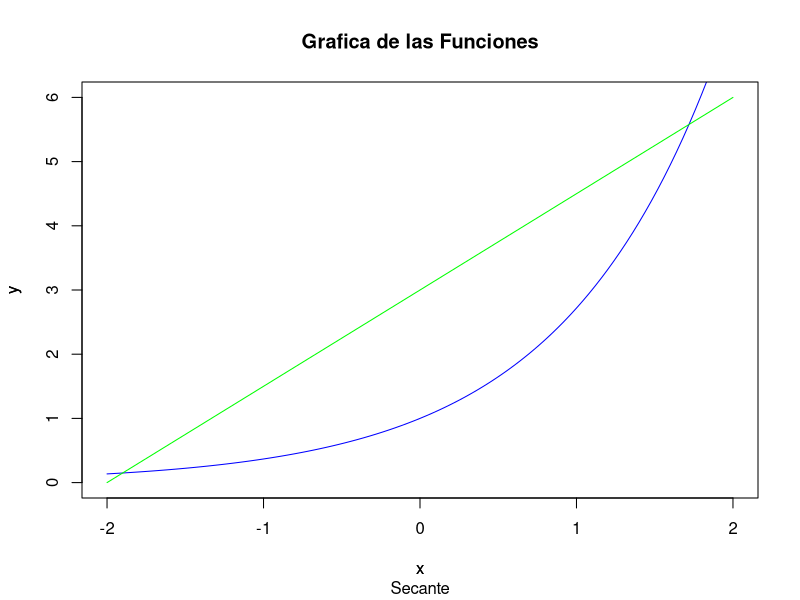
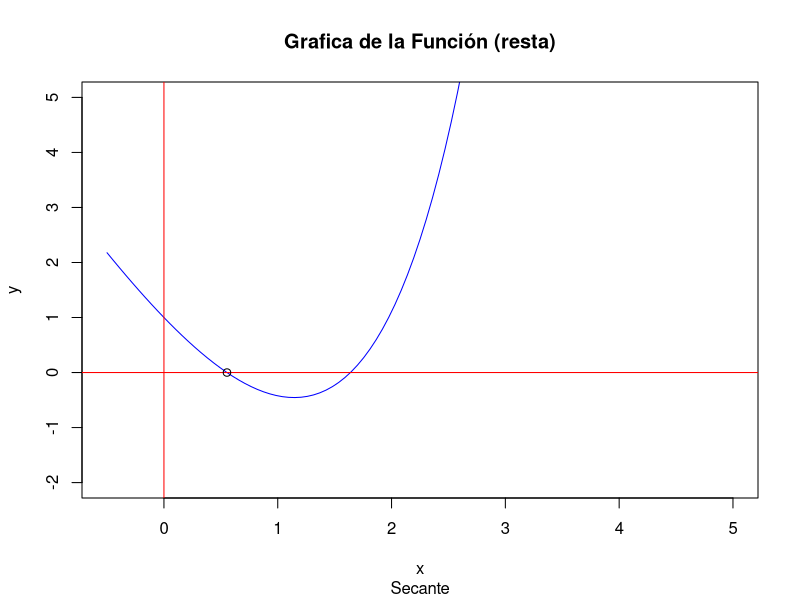
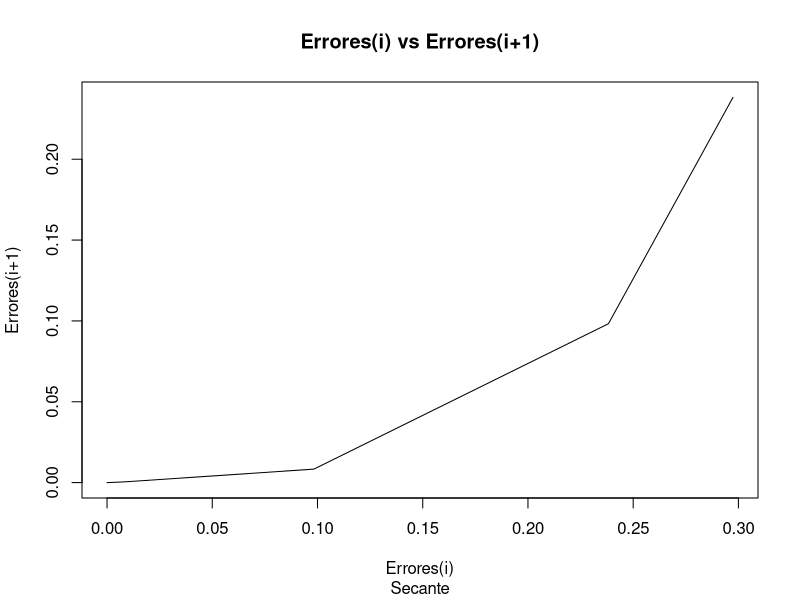
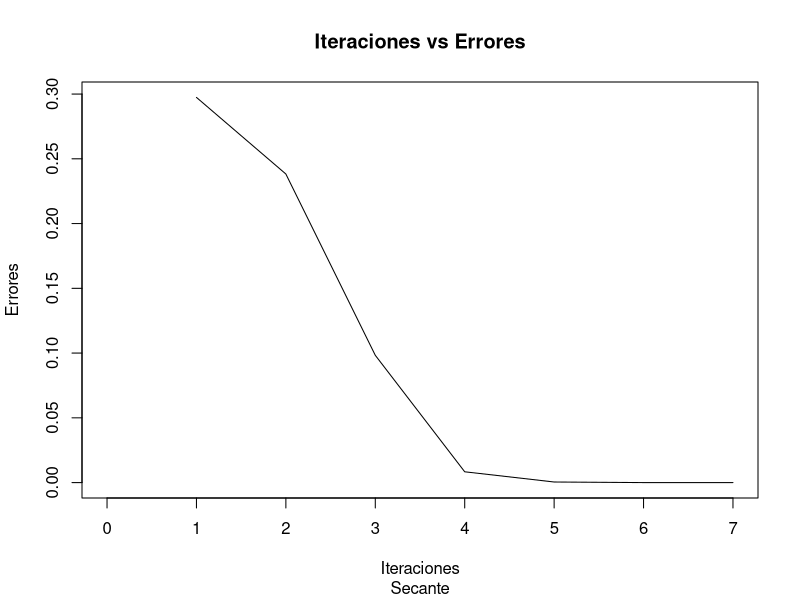
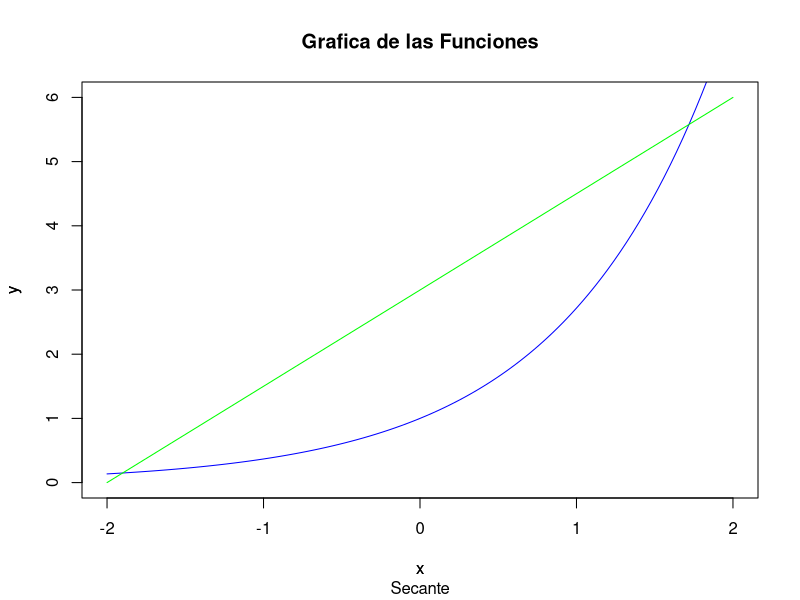
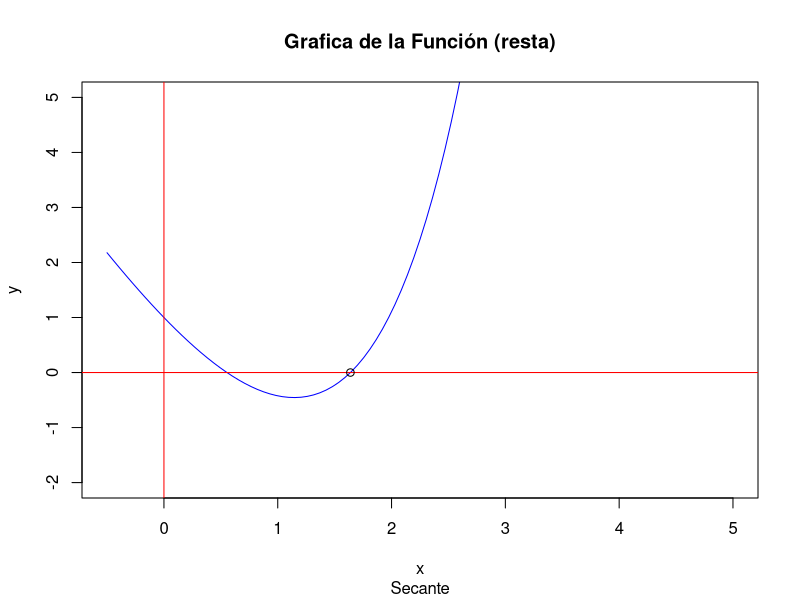
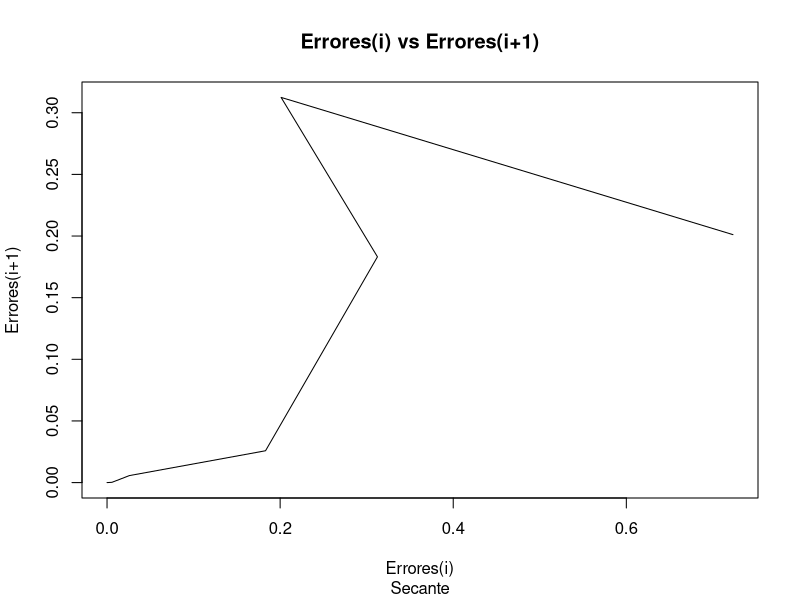
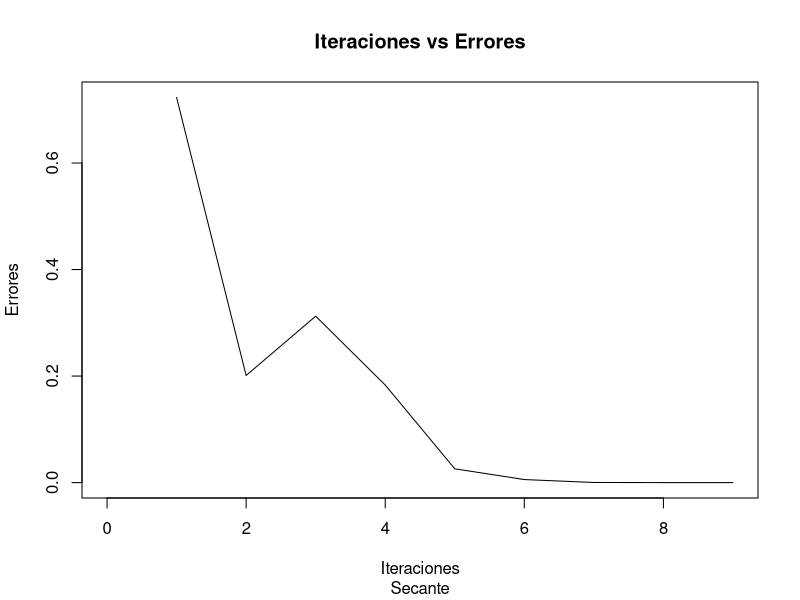

These charts were generated, in order, by the following R code:
#-------------------------------------------------------------------------------
#                           Ejercicios raiz con metodos
#-------------------------------------------------------------------------------

fe<-function(x)
{
  signif(exp(1), 5)^x
}

fpi<-function(x)
{
  signif(pi,5)*x
}

f1<-function(x)
{
  signif(exp(1), 5)^x-signif(pi,5)*x
}

#-------------------------------------
#       Formula de la secante
#-------------------------------------

secante = function(f, x0, x1, tol, maxiter)
{
  plot(fe, xlim = c(-2,2), ylim = c(0,6), col = "blue", main = "Grafica de las Funciones", sub = "Secante", xlab = "x", ylab = "y")
  par(new=TRUE)
  curve(fpi, type = "l", col="green", axes=FALSE, ylab = "y")
  par(new=FALSE)
  
  plot(f, xlim = c(-0.5,5), ylim = c(-2,5), col = "blue", main = "Grafica de la Función (resta)", sub = "Secante", xlab = "x", ylab = "y")
  abline(h=0, v=0, col="red")
  
  f0 = f(x0)
  f1 = f(x1)
  k = 0
  dx = 0
  
  x<-c()
  y<-c()
  iteraciones<-c()
  
  while (abs(x1 - x0) > tol && k <= maxiter ) {
    
    pendiente = (f1 - f0)/(x1 - x0)
    if (pendiente == 0) return( cero = NA, f.cero = NA, iter = k, ErrorEst = NA)
    x2 = x1 - f1/pendiente
    f2 = f(x2)
    x0 = x1; f0 = f1
    x1 = x2; f1 = f2
    
    dy=dx
    dx=abs(x1-x0)
    
    if(k>=1)
    {
      x<-c(x,dy)
      y<-c(y, dx)
    }
    k = k+1
    
    # Imprimir iteraciones
    cat("Iteracion:",k,", valor de x1:",x1, ", valor de x2:", x2, ", error:",dx, "\n")
  }
  if (k > maxiter) {
    warning("No se alcanz? el n?mero de iteraciones")
  }
  
  points(x1,0)
  
  plot(f, xlim = c(0,max(x)), ylim = c(0,max(y)), col = "white", main = "Errores(i) vs Errores(i+1)", sub = "Secante", xlab = "Errores(i)", ylab = "Errores(i+1)")
  lines(x, y, type = "l")
  
  x<-c(x,y[k-1])
  iteraciones<-c(1:k)
  plot(f, xlim = c(0,iteraciones[k]), ylim = c(0,x[1]), col = "white", main = "Iteraciones vs Errores", sub = "Secante", xlab = "Iteraciones", ylab = "Errores")
  lines(iteraciones, x, type = "l")
  
}

secante(f1, 0, 1, 1e-8, 100)

secante(f1, 1, 2, 1e-8, 100)